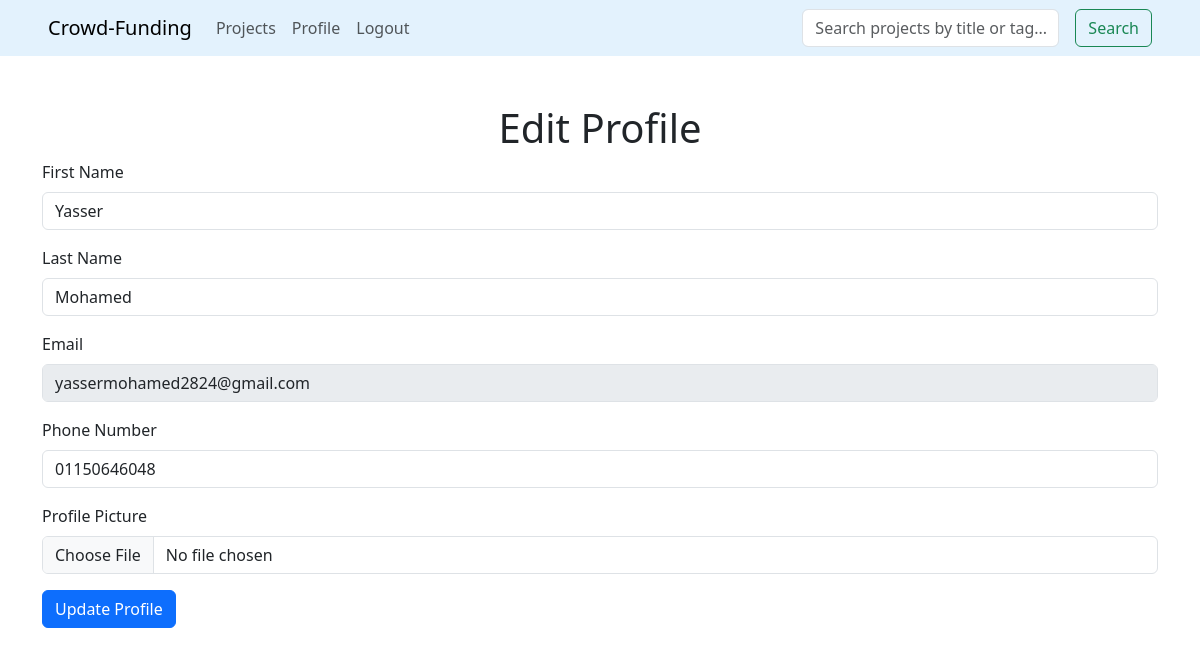
The app's page /update_profile/ (signed in) with its own data.
### funding/models.py (models this page shows)
class UserProfile(AbstractBaseUser):
    email = models.EmailField(unique=True)
    first_name = models.CharField(max_length=50)
    last_name = models.CharField(max_length=50)
    phone = models.CharField(max_length=15, unique=True)
    picture = models.ImageField(upload_to='profile_pics/', default='profile_pics/default.jpg')
    is_active = models.BooleanField(default=False)
    USERNAME_FIELD = 'email'  # Ensure this is set correctly
    REQUIRED_FIELDS = ['first_name', 'last_name', 'phone']
    objects = UserProfileManager()

### funding/views.py (the view, shortened to what this page needs)
# urls.py: path('update_profile/', views.update_profile, name='update_profile'),
def update_profile(request):
    return render(request, 'funding/update_profile.html')

### funding/templates/funding/update_profile.html (shortened to what this page needs)
{% extends 'funding/profile.html' %}
{% block content %}
    <div class="container mt-5 mb-5">
        <h1 class="text-center">Edit Profile</h1>
        <form method="POST" enctype="multipart/form-data">
            <div class="mb-3">
                <label for="first_name" class="form-label">First Name</label>
                <input type="text" class="form-control" id="first_name" name="first_name" value="{{ user.first_name }}">
            </div>
            <div class="mb-3">
                <label for="last_name" class="form-label">Last Name</label>
                <input type="text" class="form-control" id="last_name" name="last_name" value="{{ user.last_name }}">
            </div>
            <div class="mb-3">
                <label for="email" class="form-label">Email</label>
                <input type="email" class="form-control" id="email" value="{{ user.email }}" disabled>
            </div>
            <div class="mb-3">
                <label for="phone" class="form-label">Phone Number</label>
                <input type="text" class="form-control" id="phone" name="phone" value="{{ user.phone }}">
            </div>
            <div class="mb-3">
                <label for="picture" class="form-label">Profile Picture</label>
                <input type="file" class="form-control" id="picture" name="picture">
            </div>
            <button type="submit" class="btn btn-primary">Update Profile</button>
        </form>
    </div>
{% endblock %}

### records on screen
UserProfile: first_name "Yasser", last_name "Mohamed", email "yassermohamed2824@gmail.com", phone "01150646048"
